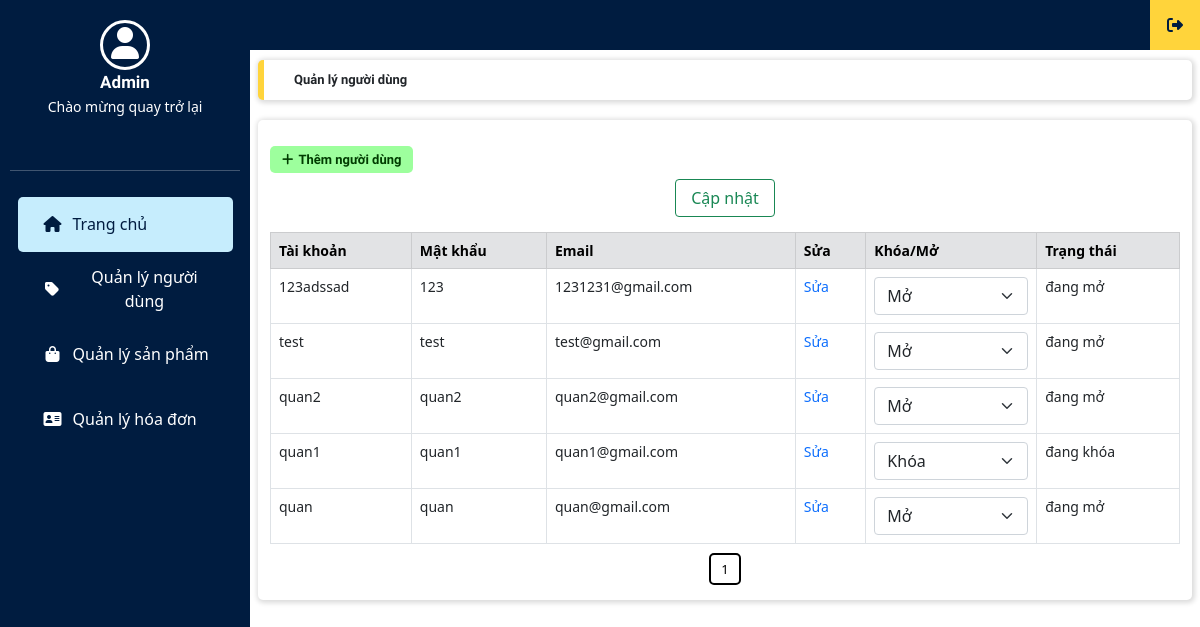
The app's page /quan_tri/index.php?thamso=nguoi_dung (signed in), older data.
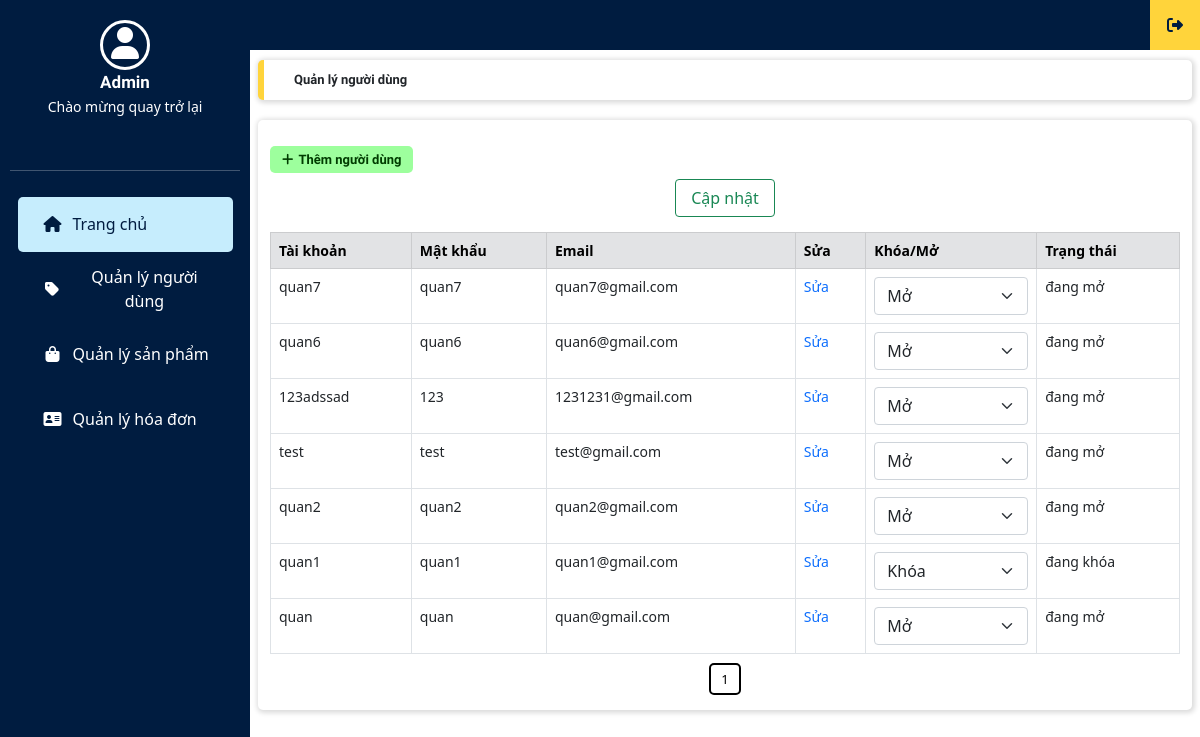
The same page, newer data.
### tables this page shows
CREATE TABLE `nguoi_dung` (
  `nguoi_dung_id` int(11) NOT NULL,
  `tai_khoan` varchar(256) NOT NULL,
  `mat_khau` varchar(256) NOT NULL,
  `email` varchar(256) NOT NULL,
  `trang_thai` varchar(256) NOT NULL,
  `ho_ten` varchar(255) NOT NULL,
  `so_dien_thoai` varchar(10) NOT NULL,
  `dia_chi` mediumtext NOT NULL,
  `tinh_thanh` mediumtext NOT NULL,
  `quan_huyen` mediumtext NOT NULL
);

### quan_tri/chuc_nang/nguoi_dung/quan_ly_nguoi_dung.php (the view, shortened to what this page needs)
<?php
	$so_dong_tren_mot_trang=20;
	$tv="select count(*) from nguoi_dung";
	$conn = new mysqli("localhost", "root", "", "ban_hang");
	$tv_1 = mysqli_query($conn, $tv);
	$tv_2 = mysqli_fetch_array($tv_1);
	$so_trang=ceil($tv_2[0]/$so_dong_tren_mot_trang);
	$vtbd=($_GET['trang']-1)*$so_dong_tren_mot_trang;
	$tv="select * from nguoi_dung order by nguoi_dung_id desc limit $vtbd,$so_dong_tren_mot_trang";
	$tv_1 = mysqli_query($conn, $tv);
?>
<div class="content">
    <div class="row">
        <div class="title col-12 box_shadow">
            <b>Quản lý người dùng</b>
        </div>
    </div>
    <div class="row main_frame box_card box_shadow">
        <div class="element_btn">
            <div>
                <a href="?thamso=them_nguoi_dung" class="addnew_btn"><i class="fas fa-plus"></i>Thêm người dùng</a>
            </div>
        </div>
        <div class="table-responsive-lg">
            <table class="table table-bordered">
                <form action="" method="post">
                    <thead>
                        <tr class="table-secondary">
                            <th scope="col">Tài khoản</th>
                            <th scope="col">Mật khẩu</th>
                            <th scope="col">Email</th>
                            <th scope="col">Sửa</th>
                            <th scope="col">Khóa/Mở</th>
                            <th scope="col">Trạng thái</th>
                        </tr>
                    </thead>
                    <tbody>
                        <?php
                            while ($tv_2 = mysqli_fetch_array($tv_1)) {
                                $nguoi_dung_id = $tv_2['nguoi_dung_id'];
                                $tai_khoan = $tv_2['tai_khoan'];
                                $mat_khau = $tv_2['mat_khau'];
                                $email = $tv_2['email'];
                                $trang_thai = $tv_2['trang_thai'];
                                $link_sua="?thamso=sua_nguoi_dung&nguoi_dung_id=".$nguoi_dung_id;
                                $a_1=""; $a_2="";
                                if($trang_thai=="co") $a_2="selected";
                        ?>
                        <tr>
                            <td><?php echo $tai_khoan; ?></td>
                            <td><?php echo $mat_khau; ?></td>
                            <td><?php echo $email; ?></td>
                            <td><a href="<?php echo $link_sua; ?>">Sửa</a></td>
                            <td>
                            <select name="khoa_mo_<?php echo $nguoi_dung_id; ?>" class="form-select" id="floatingSelect" aria-label="Floating label select example">
                                <option value="">Mở</option>
                                <option value="co" <?php echo $a_2; ?>>Khóa</option>
                            </select>
                            </td>
                            <td><?php echo $trang_thai =="co" ? 'đang khóa' : 'đang mở'; ?></td>
                        </tr>
                        <?php
                            }
                        ?>
                    </tbody>
                    <div>
            <button type="submit" name="trang_thai" class="btn btn-outline-success"style="width:100px;">Cập nhật</button>
        </div>
                </form>
            </table>
        </div>
        <div class="category_paging">
            <?php
                for ($i = 1; $i <= $so_trang; $i++) {
                    $link_phan_trang = "?thamso=nguoi_dung&trang=".$i;
                    echo "<a href='$link_phan_trang' class='phan_trang'>";
                    echo $i;
                    echo "</a> ";
                }
            ?>
        </div>
    </div>
</div>

Row changes from the older to the newer data that the page shows:
added nguoi_dung: tai_khoan "quan7", mat_khau "quan7", email "quan7@gmail.com", trang_thai "đang mở"
added nguoi_dung: tai_khoan "quan6", mat_khau "quan6", email "quan6@gmail.com", trang_thai "đang mở"
